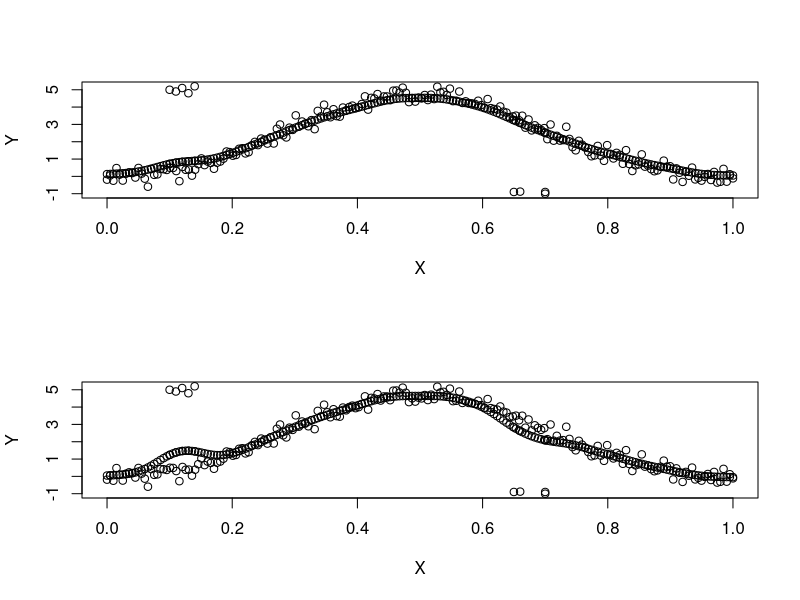

Write R code to recreate this figure.
set.seed(1)

u<- seq(0,1,length.out = 200)
x1=c(.1,.12,.11,.13,.14,.7,.7,.65,.66)
X=c(x1,u)
X=matrix(X)

Y=M=basicMethod=matrix(0, nrow = length(X), ncol = 1)
y1=c(5,5.1,4.9,4.8,5.2,-1,-.9,-.9,-.88)
y3=300*(u^3-3*u^4+3*u^5-u^6)
Fun=300*(X^3-3*X^4+3*X^5-X^6) #y3

noise <- rnorm(length(u),0,0.3)
y2=300*(u^3-3*u^4+3*u^5-u^6)+as.matrix(noise)
Y=c(y1,y2)

G=matrix(0, nrow = length(X), ncol = 2)
for(i in c(1:length(X))){
  for(j in c(1:2)){
    if(j==1){
      G[i,j]=X[i]}
    else{
        G[i,j]=Y[i]}
  }
}
sigma=8
K=matrix(0, nrow = length(X), ncol = length(X))
W=matrix(0, nrow = length(X), ncol = 1)

for(j in c(1:length(X))){
  K[,j]=exp(-rowSums((sweep(G,2,G[j,],FUN="-"))^2)/sigma^2)
}

T=matrix(0, nrow = length(X), ncol = 1)
D=matrix(0, nrow = length(X), ncol = 1)
Z=matrix(0, nrow = length(X), ncol = 1)
for(n in c(1:length(X))){
  
  T[,1]=exp(-rowSums((sweep(G,2,G[n,],FUN="-"))^2)/sigma^2)
  D[,1]=sqrt(1+1-2*T)
  Z=1/D
  Z[n]=0
  P=matrix(0, nrow = length(X), ncol = length(X))
  P=1+K-as.vector(T)
  
  P=sweep(P,2,as.vector(T),FUN="-")
  
  W[n]=1-1/(length(X))*sqrt(t(Z)%*%P%*%Z)
}

h=seq(0.03,0.03,1)
h=matrix(h)
for(j in c(1:length(h))){
  for(i in c(1:length(X))){
    temp=(X[,1]-X[i,1])/h[j,1]
    Ker=1/(sqrt(2*pi))*exp(-(temp^2)/2)
    num1=t(as.matrix(Ker))%*%Y
    denom1=sum(Ker)
    
    basicMethod[i,1]=num1/denom1
    
    num=t(as.matrix(Ker*W))%*%Y
    denom=(sum(Ker*W))
    M[i,1]=num/denom
  }

  #Robust_dist=(sum((Fun-M[c((length(x1)+1):length(X))])^2))/length(Fun)
  #Nadaraya_Watson_dist=(sum((Fun-basicMethod[c((length(x1)+1):length(X))])^2))/length(Fun)
  Robust_dist=(sum((Fun-M)^2))/length(Fun)
  Nadaraya_Watson_dist=(sum((Fun-basicMethod)^2))/length(Fun)

  cat("Robust_distance ", Robust_dist,"\n")
  cat("Nadarya_Watson_distance", Nadaraya_Watson_dist,"\n")
  
  par(mfrow=c(2,1))
  plot(X,Y,ylim=range(c(Y,M)))
  par(new=TRUE)
  plot(X,M, ylim=range(c(Y,M)), axes = FALSE, xlab = "", ylab = "")
  
  plot(X,Y,ylim=range(c(Y,basicMethod)))
  par(new=TRUE)
  plot(X,basicMethod, ylim=range(c(Y,basicMethod)), axes = FALSE, xlab = "", ylab = "")
  
}

